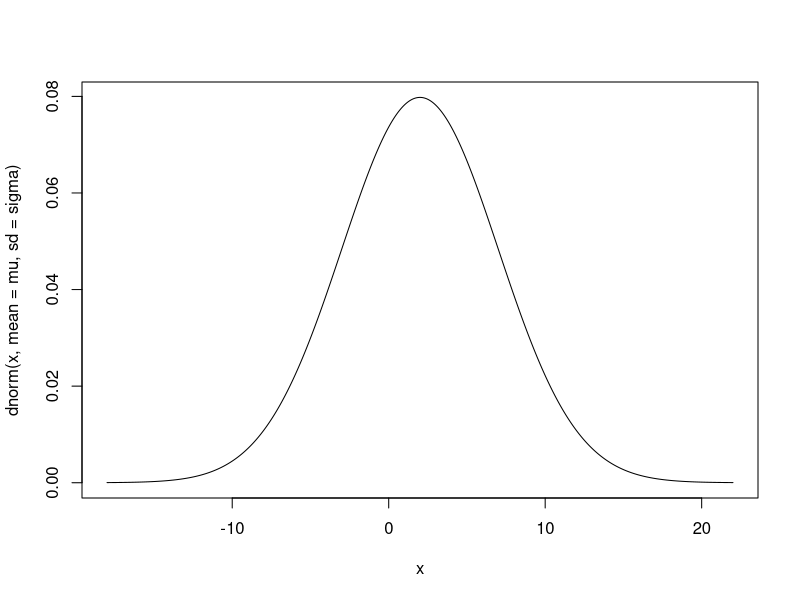
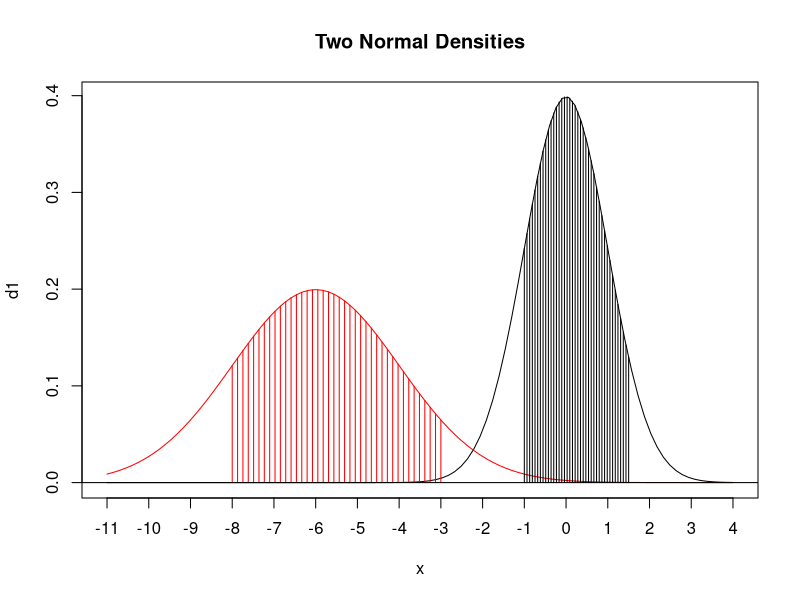
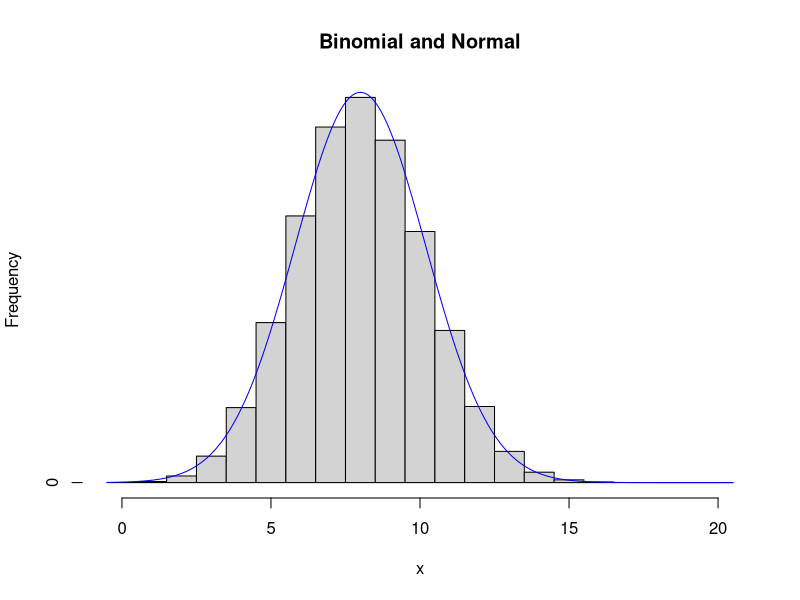

R code for these plots, in order:
############## find normal cumulative distribution value and quantile #########

mu <- 2; sigma <- 5
x <- seq (mu - 4*sigma, mu + 4*sigma, by = 0.01)
plot (x, dnorm (x, mean = mu, sd = sigma), type = "l")
pnorm (-6, mean = mu, sd = sigma)
pnorm (-4, mean = mu, sd = sigma)
pnorm (2, mean = mu, sd = sigma)
pnorm (7, mean = mu, sd = sigma)
qnorm (0.01, mean = mu, sd = sigma)
qnorm (c(0.05, 0.1, 0.4, 0.5, 0.6, 0.9, 0.95), mean = mu, sd = sigma)


############## the following is class demonstration code ######################
############## converting non-standard normal to standard normal###############
pdf ("normal.pdf")
x <- seq (-11, 4, length = 100)
d1 <- dnorm (x)
d2 <- dnorm (x, mean = -6, sd = 2)


plot (x, d1, type = "l", main = "Two Normal Densities",xaxp = c(-11,4,15))
lines (x, d2, col = "red")

for (z in seq (-1, 1.5, length = 40))
{
    arrows (x0 = z, y0 = 0, y1 = dnorm (z), code = 0)
    arrows (x0= -6 + z * 2, y0 = 0, 
            y1 = dnorm (-6 + z * 2, mean = -6, sd = 2), 
            code = 0, col = "red")
}

abline (h = 0)        

dev.off()
############### look at approximation of binomial with normal #################

n <- 20; p <- 0.4
x <- 0:n

pdf ("binom-normal.pdf")

binom.x <- dbinom (x, size = n, p = p)
breaks <-  c(x - 0.5, n + 0.5)
hist.binom <- list (breaks = breaks, counts = binom.x) 
class (hist.binom) <- "histogram"
plot (hist.binom, main = "Binomial and Normal", xlab = "x")

x.norm <- seq (-0.5, n + 0.5, length = 200)
x.dnorm <- dnorm (x.norm, n*p, sqrt (n * p * (1-p)))
lines (x.norm, x.dnorm, col = "blue" ) 

## demonstration the approximation

n<- 12
p <- 0.3
sum(dbinom (3:3, size = n, p = p))
mu <- n * p 
sigma <- sqrt(n * p * (1-p))

pnorm (130.5, mean = mu, sd = sigma) - pnorm (114.5, mean = mu, sd = sigma)

sum(dbinom (50:65, size = 400, p = 0.34))
mu <- 400 * 0.34
sigma <- sqrt(400 * 0.34 * 0.66)

pnorm (65.5, mean = mu, sd = sigma) - pnorm (49.5, mean = mu, sd = sigma)

dev.off()
